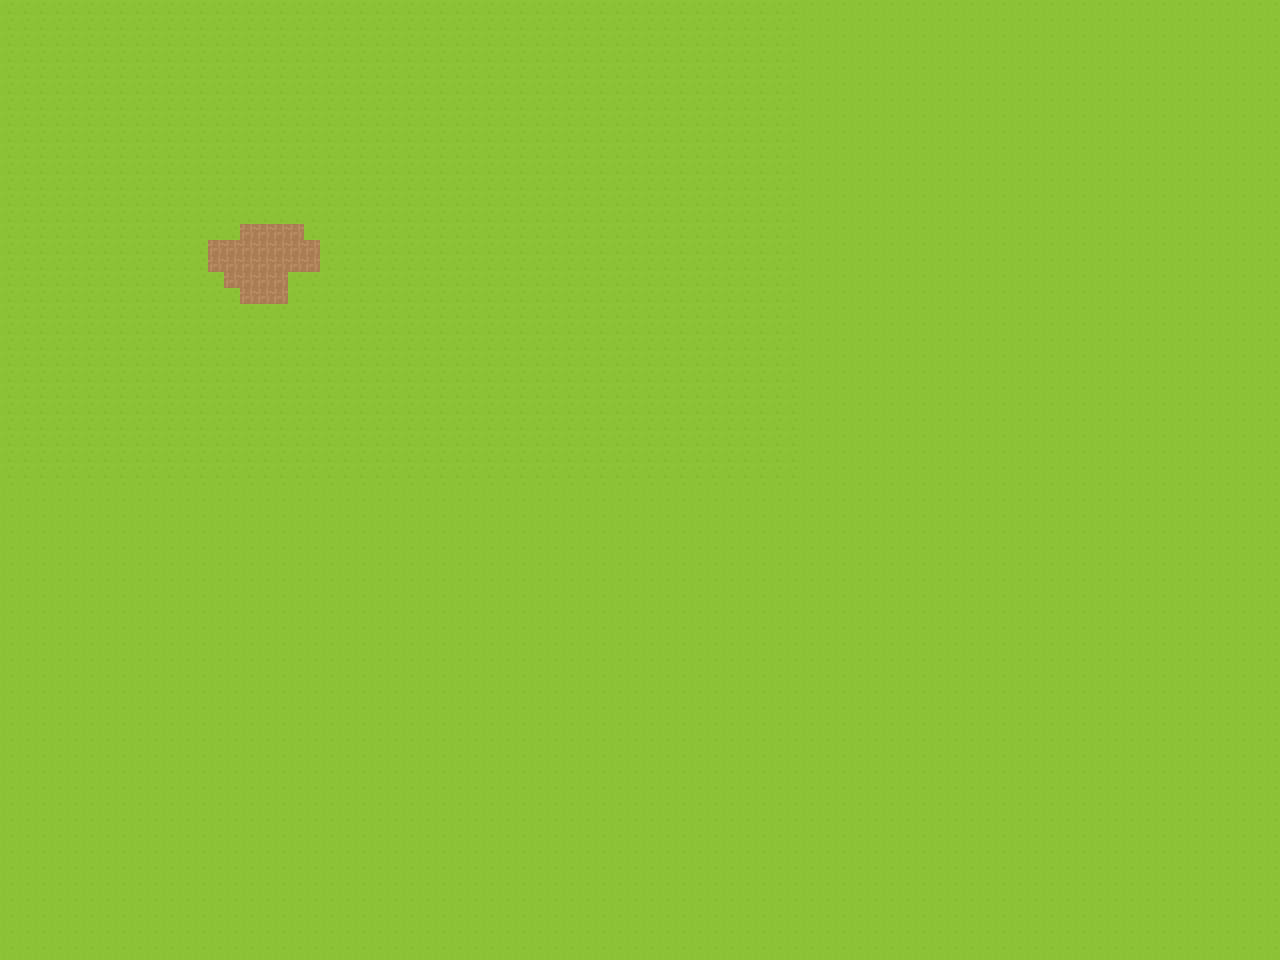

The image is a tile-based game level rendered from a .tmx file. Its description and source (layers, tilesets, objects; grid data summarised) follow:
An orthogonal 80x60 tile map with 16x16 px tiles, 2 tile layers (Tile Layer 1, Tile Layer 2) and 1 object (player).

<map version="1.0" tiledversion="1.0.2" orientation="orthogonal" renderorder="right-down" width="80" height="60" tilewidth="16" tileheight="16" nextobjectid="2">
 <tileset firstgid="1" source="Tile2.tsx" />
 <layer name="Tile Layer 1" width="80" height="60">
  <data>[4800 cells, 4800 non-empty, 3 distinct tile ids]</data>
 </layer>
 <layer name="Tile Layer 2" width="80" height="60">
  <data>[4800 cells, 0 non-empty, 0 distinct tile ids]</data>
 </layer>
 <objectgroup name="Object Layer 1">
  <object id="1" name="player" x="256" y="256" width="12" height="12" />
 </objectgroup>
</map>
